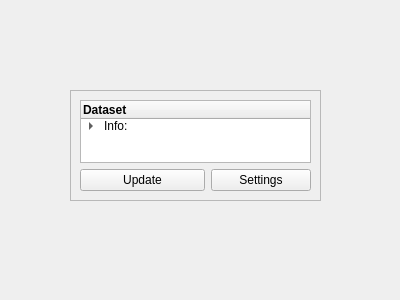
<?xml version="1.0" encoding="UTF-8"?>
<ui version="4.0">
 <class>Form</class>
 <widget class="QWidget" name="Form">
  <property name="geometry">
   <rect>
    <x>0</x>
    <y>0</y>
    <width>400</width>
    <height>300</height>
   </rect>
  </property>
  <property name="windowTitle">
   <string>Form</string>
  </property>
  <widget class="QFrame" name="frameDataset">
   <property name="geometry">
    <rect>
     <x>70</x>
     <y>90</y>
     <width>251</width>
     <height>111</height>
    </rect>
   </property>
   <property name="sizePolicy">
    <sizepolicy hsizetype="Expanding" vsizetype="Expanding">
     <horstretch>0</horstretch>
     <verstretch>0</verstretch>
    </sizepolicy>
   </property>
   <property name="maximumSize">
    <size>
     <width>300</width>
     <height>200</height>
    </size>
   </property>
   <property name="frameShape">
    <enum>QFrame::StyledPanel</enum>
   </property>
   <property name="frameShadow">
    <enum>QFrame::Raised</enum>
   </property>
   <layout class="QVBoxLayout" name="verticalLayout_4">
    <item>
     <widget class="QTreeWidget" name="qTreeDataset">
      <property name="maximumSize">
       <size>
        <width>16777215</width>
        <height>16777212</height>
       </size>
      </property>
      <property name="styleSheet">
       <string notr="true"/>
      </property>
      <attribute name="headerVisible">
       <bool>true</bool>
      </attribute>
      <attribute name="headerCascadingSectionResizes">
       <bool>false</bool>
      </attribute>
      <column>
       <property name="text">
        <string>Dataset</string>
       </property>
       <property name="font">
        <font>
         <bold>true</bold>
        </font>
       </property>
      </column>
      <item>
       <property name="text">
        <string>Info:</string>
       </property>
       <item>
        <property name="text">
         <string>Hosted File Date:</string>
        </property>
       </item>
       <item>
        <property name="text">
         <string>Date:</string>
        </property>
       </item>
       <item>
        <property name="text">
         <string>Size: </string>
        </property>
       </item>
       <item>
        <property name="text">
         <string>File Path: </string>
        </property>
       </item>
       <item>
        <property name="text">
         <string>Archive Folder:</string>
        </property>
       </item>
       <item>
        <property name="text">
         <string>Download Folder:</string>
        </property>
       </item>
      </item>
     </widget>
    </item>
    <item>
     <layout class="QHBoxLayout" name="layoutButtons">
      <item>
       <widget class="QPushButton" name="buttonUpdate">
        <property name="sizePolicy">
         <sizepolicy hsizetype="Minimum" vsizetype="Fixed">
          <horstretch>0</horstretch>
          <verstretch>0</verstretch>
         </sizepolicy>
        </property>
        <property name="minimumSize">
         <size>
          <width>0</width>
          <height>0</height>
         </size>
        </property>
        <property name="maximumSize">
         <size>
          <width>16772155</width>
          <height>16777215</height>
         </size>
        </property>
        <property name="text">
         <string>Update</string>
        </property>
       </widget>
      </item>
      <item>
       <widget class="QPushButton" name="buttonSettings">
        <property name="maximumSize">
         <size>
          <width>100</width>
          <height>16777215</height>
         </size>
        </property>
        <property name="text">
         <string>Settings</string>
        </property>
       </widget>
      </item>
     </layout>
    </item>
   </layout>
  </widget>
 </widget>
 <resources/>
 <connections/>
</ui>
